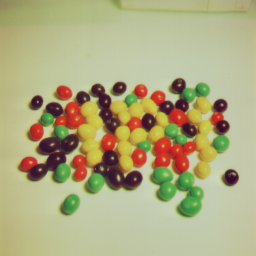
#> input picture DIP/DIP_Lab_406/images/4.1.08.tiff, 256 x 256 px, found by its file name
$ python lab_exp_08_SPECIAL_EFFECT_radial_pixelization.py
#> lines starting #> are read from the running program, lines starting #| are printed output that depends on the picture
import cv2
import numpy as np
import matplotlib.pyplot as plt

# Step 1: Load RGB image using OpenCV
image_path = '/Users/abdullahnazmus-sakib/Desktop/4_1_All_Resource/DIP/DIP_Lab_406/images/4.1.08.tiff'

image_bgr = cv2.imread(image_path)  # Replace with your own image path
#> image_bgr is the input picture: shape (256, 256, 3); mean B, G, R 128.3, 170.9, 174.9
if image_bgr is None:
    raise FileNotFoundError("Image not found. Replace with a valid RGB image.")

# Convert BGR to RGB and normalize to [0, 1]
image_rgb = cv2.cvtColor(image_bgr, cv2.COLOR_BGR2RGB).astype(np.float32) / 255.0
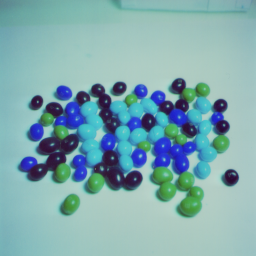
#> image_rgb: shape (256, 256, 3) float32; mean B, G, R 0.686, 0.67, 0.503
height, width, _ = image_rgb.shape
#> height = 256; width = 256

# Step 2: Define center
center_x, center_y = width // 2, height // 2
#> center_x = 128; center_y = 128

# Step 3: Compute distance of each pixel from center
Y, X = np.indices((height, width))
distances = np.sqrt((X - center_x)**2 + (Y - center_y)**2)

# Step 4: Define radial band size
band_size = 10
max_radius = int(np.max(distances))
#> max_radius = 181
num_bands = max_radius // band_size + 1
#> num_bands = 19

# Step 5: Create output image
radial_pixelized = np.zeros_like(image_rgb)

# Step 6: Apply pixelization per radial band
for band in range(num_bands):
    r_min = band * band_size
    r_max = (band + 1) * band_size
    mask = (distances >= r_min) & (distances < r_max)

    for c in range(3):  # R, G, B channels
        avg_color = np.mean(image_rgb[:, :, c][mask])
        radial_pixelized[:, :, c][mask] = avg_color
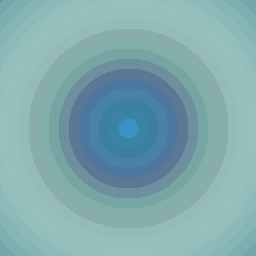
#> radial_pixelized: shape (256, 256, 3) float32; mean B, G, R 0.686, 0.67, 0.503

# Step 7: Display results
fig, axes = plt.subplots(1, 2, figsize=(12, 6))
axes[0].imshow(image_rgb)
axes[0].set_title('Original Image')
axes[0].axis('off')

axes[1].imshow(radial_pixelized)
axes[1].set_title('Radial Pixelized Image')
axes[1].axis('off')

plt.tight_layout()
plt.show()
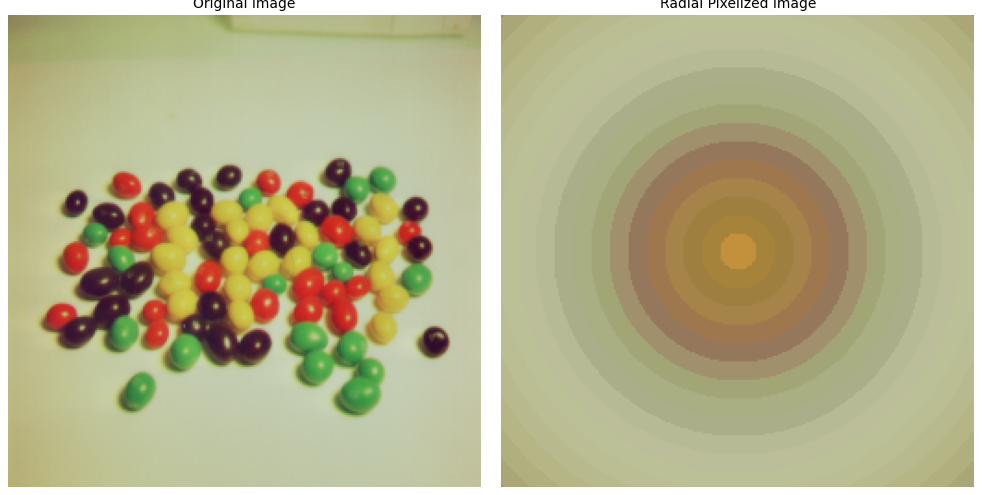
#> figure drawn by matplotlib, 2 panels; B, G, R data is drawn as R, G, B


"""
Great question 👍 Let’s carefully break down your code step by step.

This program applies a radial pixelization effect on an image — meaning it divides the image into circular rings (bands) around the center and assigns each band an average color.

⸻

📌 Step-by-step Explanation

Step 1: Load an RGB image

image_bgr = cv2.imread(image_path)
image_rgb = cv2.cvtColor(image_bgr, cv2.COLOR_BGR2RGB).astype(np.float32) / 255.0

	•	cv2.imread() loads the image in BGR format.
	•	Converted to RGB (since matplotlib expects RGB).
	•	Normalized to [0, 1] for easier averaging.
	•	height, width, _ = image_rgb.shape stores image dimensions.

⸻

Step 2: Define the image center

center_x, center_y = width // 2, height // 2

	•	Finds the center pixel of the image (acts as the origin for radial distances).

⸻

Step 3: Compute distances from the center

Y, X = np.indices((height, width))
distances = np.sqrt((X - center_x)**2 + (Y - center_y)**2)

	•	np.indices() creates coordinate grids (X, Y).
	•	Computes Euclidean distance of each pixel from the center.
	•	So distances[y, x] tells how far pixel (x, y) is from the center.

⸻

Step 4: Define radial bands

band_size = 10
max_radius = int(np.max(distances))
num_bands = max_radius // band_size + 1

	•	band_size = 10 → pixels are grouped into circular rings 10 pixels wide.
	•	max_radius → distance of farthest pixel from center.
	•	num_bands → total number of circular rings.

⸻

Step 5: Initialize output image

radial_pixelized = np.zeros_like(image_rgb)

	•	Creates an empty image with same size as input.
	•	Will store the pixelized (radial-averaged) version.

⸻

Step 6: Pixelization per radial band

for band in range(num_bands):
    r_min = band * band_size
    r_max = (band + 1) * band_size
    mask = (distances >= r_min) & (distances < r_max)

    for c in range(3):  # R, G, B channels
        avg_color = np.mean(image_rgb[:, :, c][mask])
        radial_pixelized[:, :, c][mask] = avg_color

	•	For each radial band:
	•	mask selects all pixels whose distance is between r_min and r_max.
	•	For each channel (R, G, B):
	•	Compute average intensity of that channel within the ring.
	•	Assign the average back to all pixels in that ring.
	•	Effect: Each circular ring gets a uniform color → pixelization effect.

⸻

Step 7: Display results

fig, axes = plt.subplots(1, 2, figsize=(12, 6))
axes[0].imshow(image_rgb)              # Original
axes[1].imshow(radial_pixelized)       # Radial Pixelized

	•	Plots original and pixelized images side by side.

⸻

🎨 Effect on Image
	•	Instead of a smooth gradient of colors, each circular ring has a single averaged color.
	•	This creates a radial “posterization” or pixelation effect, where the image looks like it’s made of concentric colored rings.

⸻

✅ In short:
This code takes an image, divides it into concentric circular rings around the center, and replaces each ring with its average color. That’s why it’s called Radial Pixelization.

⸻

👉 Do you want me to also show you how to modify this code for square-block pixelization (like Minecraft effect) instead of radial rings?
"""

$ run again, with DIP/DIP_Lab_406/images/4.1.03.tiff copied over DIP/DIP_Lab_406/images/4.1.08.tiff
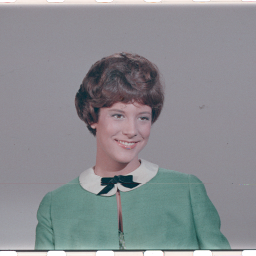
#> input picture DIP/DIP_Lab_406/images/4.1.03.tiff, 256 x 256 px, found by its file name
#> image_bgr is the input picture: shape (256, 256, 3); mean B, G, R 144, 140, 137.6
#> after the loop `for band in range(num_bands):`:
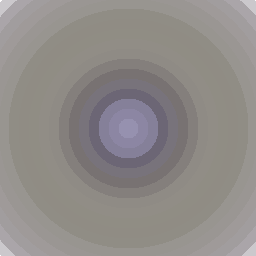
#> radial_pixelized: shape (256, 256, 3) float32; mean B, G, R 0.54, 0.549, 0.565
#> `plt.show()`:
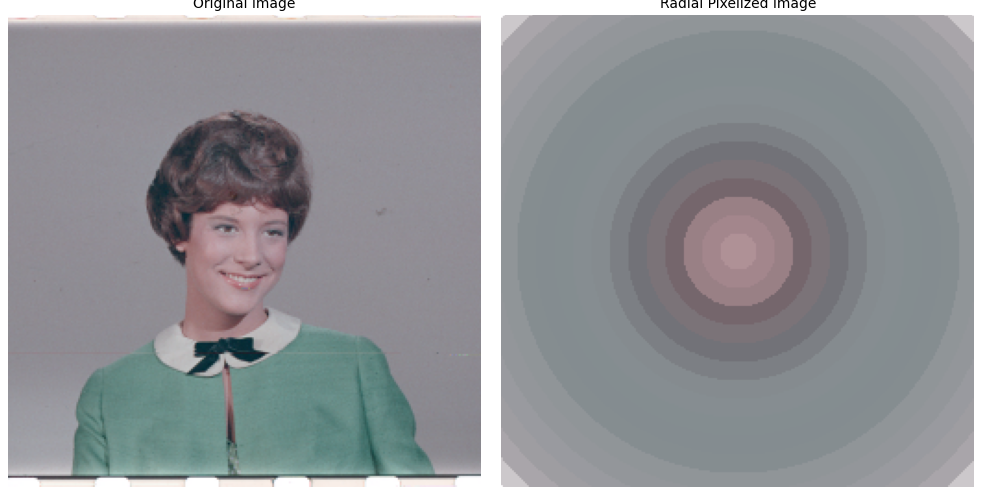
#> figure drawn by matplotlib, 2 panels; B, G, R data is drawn as R, G, B
